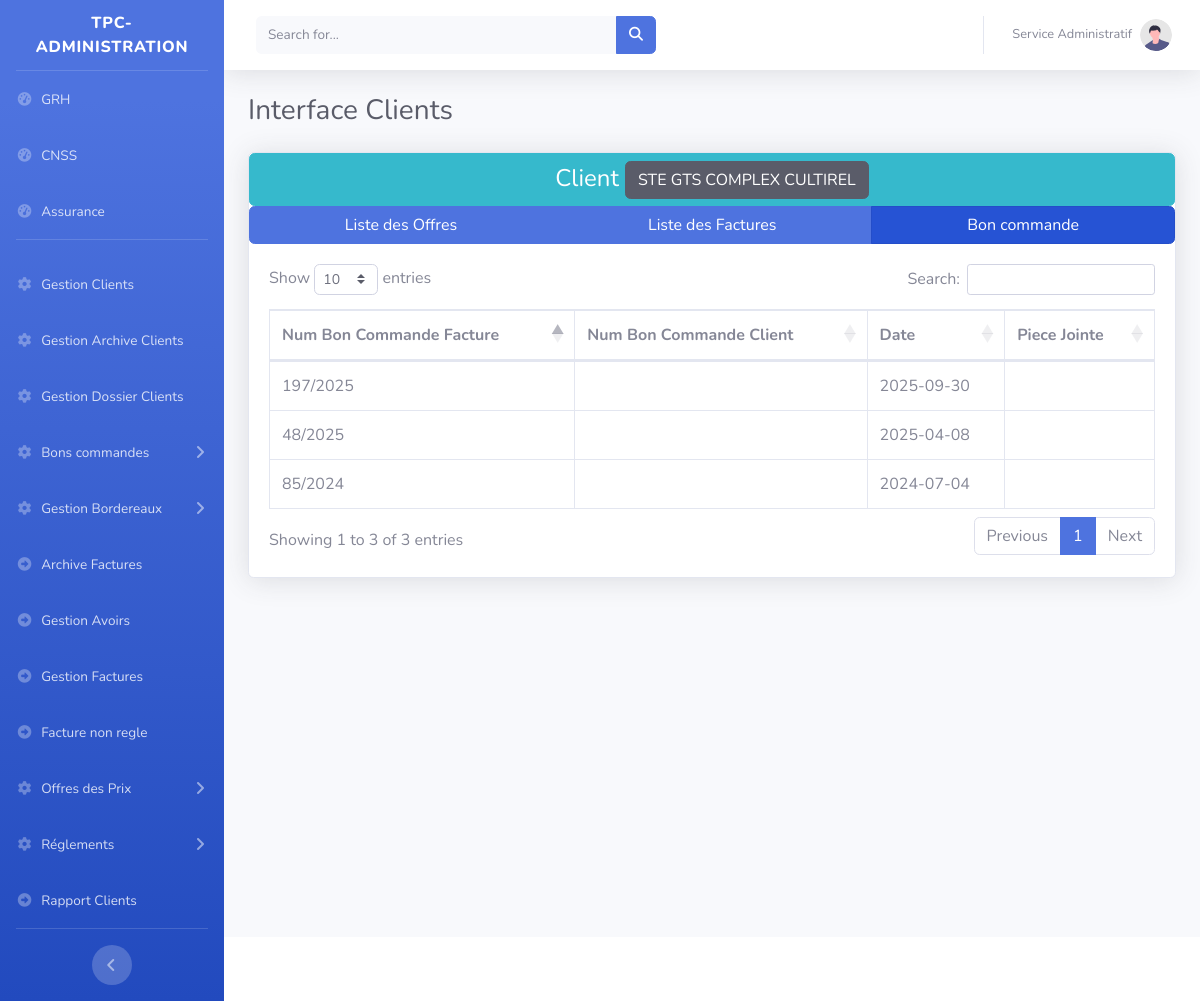
/main.php?Gestion_Clients&BonsCommandesclient=4, run on the app's committed database.
### tables this page shows
CREATE TABLE `clients` (
  `id` int(11) NOT NULL AUTO_INCREMENT,
  `type_client` varchar(200) DEFAULT NULL,
  `convention` varchar(100) DEFAULT NULL,
  `pieceConvention` varchar(250) DEFAULT NULL,
  `nom_client` varchar(200) DEFAULT NULL,
  `code_client` varchar(11) DEFAULT NULL,
  `adresse` text DEFAULT NULL,
  `matriculeFiscale` varchar(100) DEFAULT NULL,
  `exonoration` varchar(100) DEFAULT NULL,
  `pieceExonoration` varchar(200) DEFAULT NULL,
  `tel` varchar(200) DEFAULT NULL,
  `email` varchar(200) DEFAULT NULL,
  `numexonoration` varchar(250) DEFAULT NULL,
  `ValiditeExonoration` varchar(250) DEFAULT NULL,
  PRIMARY KEY (`id`),
  KEY `matriculeFiscale` (`matriculeFiscale`),
  KEY `clent` (`nom_client`(191))
);

CREATE TABLE `bon_commande` (
  `id` int(11) NOT NULL AUTO_INCREMENT,
  `num_bon_commande` varchar(32) DEFAULT NULL,
  `date_bon_commande` varchar(20) DEFAULT NULL,
  `client` varchar(250) DEFAULT NULL,
  `piecejointe` varchar(100) DEFAULT NULL,
  `num_bon_commandeClient` varchar(250) DEFAULT NULL,
  PRIMARY KEY (`id`),
  KEY `idx_bon_cmd_num` (`num_bon_commande`),
  CONSTRAINT `fk_bon_commande_facture_v2` FOREIGN KEY (`num_bon_commande`) REFERENCES `facture` (`num_fact`) ON DELETE SET NULL ON UPDATE CASCADE
);

### class/connexion.db.php (called while the page is built)
<?php
function connexion(): PDO {
    $host = getenv('DB_HOST') ?: '127.0.0.1';
    $port = getenv('DB_PORT') ?: 3306;
    $db   = getenv('DB_NAME') ?: 'tpc';
    $user = getenv('DB_USER') ?: 'root';
    $pass = getenv('DB_PASSWORD') !== false ? getenv('DB_PASSWORD') : '';
    $dsn = "mysql:host=$host;port=$port;dbname=$db;charset=utf8mb4";
    $opts = [
        PDO::ATTR_ERRMODE            => PDO::ERRMODE_EXCEPTION,
        PDO::ATTR_DEFAULT_FETCH_MODE => PDO::FETCH_ASSOC,
        PDO::ATTR_EMULATE_PREPARES   => false,
    ];
    return new PDO($dsn, $user, $pass, $opts);
}

### class/client.class.php (called while the page is built, shortened)
<?php
include_once 'connexion.db.php';
class Clients{
	private $cnx;
	public function __construct(){$this->cnx=connexion();}
	public function getClient($id){
		$sql = "SELECT * FROM clients WHERE id = :id";
		$req = $this->cnx->prepare($sql);
		$req->execute([':id' => $id]);
		return $req->fetch();
	}
}
$clt=new Clients();

### class/BonsCommandes.class.php (called while the page is built, shortened)
<?php
include_once 'connexion.db.php';
class BonsCommandes{
	private $cnx;
	public function __construct(){$this->cnx=connexion();}
	public function getBonCommandes_Client($client){
		 $sql="SELECT * FROM bon_commande where client='$client' ";
		$req=$this->cnx->query($sql);
		$resultat=$req->fetchAll();
		return $resultat;
	}
}
$bonCommande=new BonsCommandes();

### pages/clients/BonCommandesClients.php (the view, shortened to what this page needs)
<?php
include 'class/client.class.php';
include 'class/BonsCommandes.class.php';
$BonsCommandes=$bonCommande->getBonCommandes_Client($_GET['BonsCommandesclient']);
$client=$clt->getClient($_GET['BonsCommandesclient']);
 ?>
                    <div class="card shadow mb-4">
		 <button type="button" class="btn btn-info col-12" style="font-size:x-large">Client <span class="btn btn-dark text-wheit" ><?=$client['nom_client']?></span></button>
                     <div class="btn-group" role="group" aria-label="Basic mixed styles example">
	<a href="?Gestion_Clients&Offreclient=<?=$client['id']?>" class="btn btn-primary"> Liste des Offres   </a>
  <a href="?Gestion_Clients&Facturesclient=<?=$client['id']?>" class="btn btn-primary">Liste des Factures</a>
   <a href="?Gestion_Clients&BonsCommandesclient=<?=$client['id']?>"  class="btn btn-primary active">Bon commande</a>
</div>
                        <div class="card-body">
                            <div class="table-responsive">
                                <table class="table table-bordered" id="dataTable" width="100%" cellspacing="0" >
                                    <thead>
                                        <tr>
											<th >Num Bon Commande Facture</th>
											<th >Num Bon Commande Client</th>
											<th >Date </th>
											<th >Piece Jointe</th>
                                         </tr>
                                    </thead>
                                    <tbody>
									<?php if(!empty($BonsCommandes)){
										foreach($BonsCommandes as $key){
											?>
											 <tr>
												<td><?=$key['num_bon_commande']?></td>
												 <td><?=$key['num_bon_commandeClient']?></td>
												<td>
												<?=$key['date_bon_commande']?>
												</td>
												<td>
												</td>
											 </tr>
									<?php }}?>
                                    </tbody>
                                </table>
                            </div>
                        </div>
                    </div>

### data on the page
clients: nom_client "STE GTS COMPLEX CULTIREL"
bon_commande: num_bon_commande "85/2024", date_bon_commande "2024-07-04"
bon_commande: num_bon_commande "48/2025", date_bon_commande "2025-04-08"
bon_commande: num_bon_commande "197/2025", date_bon_commande "2025-09-30"
